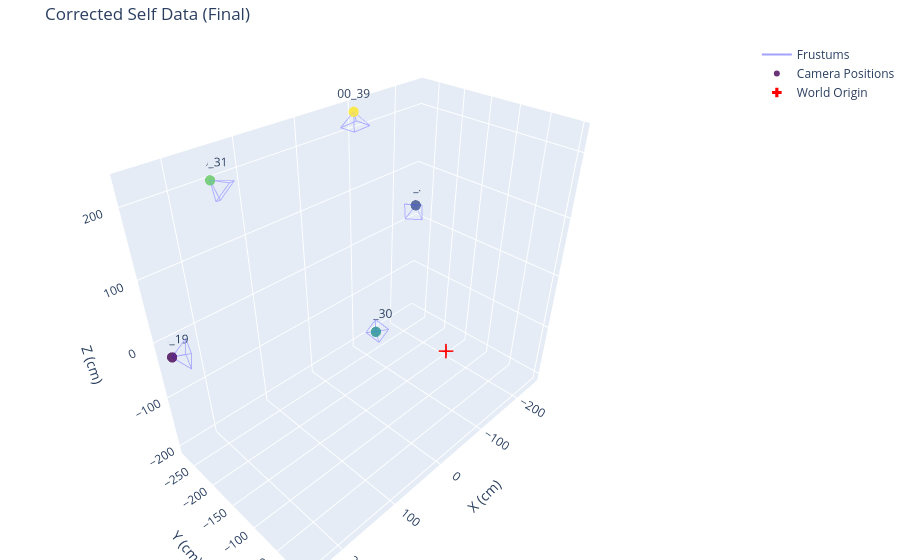

Notebook cell for this chart:
### Markdown cell above
### Convert "self" calib to "panoptic" calib

### Code cell
import json
import numpy as np
import plotly.graph_objects as go
import plotly.offline as pyo

# 1. INITIALIZE NOTEBOOK MODE
pyo.init_notebook_mode(connected=True)

# ---------------------------------------------------------
# VISUALIZATION FUNCTION
# ---------------------------------------------------------
def visualize_cameras(extrinsic_matrices, Title="", scale=200.0, labels=None):
    fig = go.Figure()
    all_x, all_y, all_z = [], [], []
    cam_centers = []
    
    if labels is None:
        plot_labels = [f"Cam {i}" for i in range(len(extrinsic_matrices))]
    else:
        plot_labels = labels

    for i in range(len(extrinsic_matrices)):
        E = extrinsic_matrices[i]
        R = E[:3, :3]
        t = E[:3, 3]
        
        # Camera center in world coordinates: C = -R^T * t
        C = -R.T @ t
        
        # Camera-to-World matrix
        C_to_W = np.eye(4)
        C_to_W[:3, :3] = R.T
        C_to_W[:3, 3] = C
        cam_pos = C_to_W[:3, 3]
        cam_centers.append(cam_pos)
        
        # Frustum Calculation
        s = scale
        corners_cam = np.array([
            [0, 0, 0],          
            [-s, -s, s*1.5],    
            [s, -s, s*1.5],     
            [s, s, s*1.5],      
            [-s, s, s*1.5],     
        ])
        
        corners_homo = np.hstack([corners_cam, np.ones((5, 1))])
        p = (C_to_W @ corners_homo.T).T[:, :3]
        
        indices = [0, 1, 2, 0, 2, 3, 0, 3, 4, 0, 4, 1, 1, 2, 3, 4, 1]
        for idx in indices:
            all_x.append(p[idx, 0]); all_y.append(p[idx, 1]); all_z.append(p[idx, 2])
        all_x.append(None); all_y.append(None); all_z.append(None)

    # Frustums
    fig.add_trace(go.Scatter3d(
        x=all_x, y=all_y, z=all_z,
        mode='lines',
        line=dict(color='rgba(100, 100, 255, 0.6)', width=2),
        name='Frustums',
        hoverinfo='none'
    ))

    # Camera Positions
    cam_centers = np.array(cam_centers)
    fig.add_trace(go.Scatter3d(
        x=cam_centers[:, 0], y=cam_centers[:, 1], z=cam_centers[:, 2],
        mode='markers+text',
        marker=dict(size=6, color=np.arange(len(extrinsic_matrices)), colorscale='Viridis', opacity=0.8),
        text=plot_labels,
        textposition="top center",
        name='Camera Positions'
    ))

    # Origin
    fig.add_trace(go.Scatter3d(
        x=[0], y=[0], z=[0],
        mode='markers',
        marker=dict(size=8, color='red', symbol='cross'),
        name='World Origin'
    ))

    fig.update_layout(
        scene=dict(xaxis_title='X (cm)', yaxis_title='Y (cm)', zaxis_title='Z (cm)', aspectmode='data'),
        margin=dict(l=0, r=0, b=0, t=40),
        title=f"{Title}"
    )
    
    fig.show()

# ---------------------------------------------------------
# DATA CONVERSION LOGIC
# ---------------------------------------------------------
# Ensure 'json_data_self' is loaded before running this cell
data = json.loads(json_data_self)

extrinsics = []
names = []
converted_cameras = []

# TRANSFORMATION MATRICES
R_fix_axes = np.array([
    [1,  0,  0],
    [0, -1,  0],
    [0,  0, -1]
])

R_z_flip = np.array([
    [-1,  0,  0],
    [ 0, -1,  0],
    [ 0,  0,  1]
])

# Defines the "Sideways" flip (Rotate 180 around Z) you added in logic
R_sideways_4x4 = np.array([
    [-1,  0,  0, 0],  
    [ 0, -1,  0, 0],  
    [ 0,  0,  1, 0], 
    [ 0,  0,  0, 1]
])

# Global R calculation
R_global = R_z_flip @ R_fix_axes

for cam in data['cameras']:
    R_raw = np.array(cam['R'])
    t_raw = np.array(cam['t']).flatten()
    
    # 1. Unit Conversion (mm -> cm)
    t_cm = t_raw / 10.0
    
    # 2. Apply Initial Orientation Fixes
    R_temp = R_global @ R_raw
    t_temp = R_global @ t_cm
    
    # 3. Create 4x4 Matrix
    E_temp = np.eye(4)
    E_temp[:3, :3] = R_temp
    E_temp[:3, 3] = t_temp
    
    # 4. Apply the Sideways flip (E_final = E_temp * R_sideways)
    # Note: Applying matrix on the right rotates the camera frame itself
    E_final = E_temp @ R_sideways_4x4

    # Extract new R and t from the final 4x4 matrix
    R_final = E_final[:3, :3]
    t_final = E_final[:3, 3]
    
    # Store for visualization
    extrinsics.append(E_final)
    names.append(cam.get('name', 'unknown'))
    
    # Store for JSON Export
    new_cam = cam.copy()
    new_cam['t'] = [[x] for x in t_final] # Panoptic expects list of lists [[x],[y],[z]]
    new_cam['R'] = R_final.tolist()
    converted_cameras.append(new_cam)

# ---------------------------------------------------------
# EXECUTE & SAVE
# ---------------------------------------------------------

# 1. Visualize
visualize_cameras(extrinsics, Title="Corrected Self Data (Final)", scale=15.0, labels=names)

# 2. Save to JSON File
final_json_structure = {"cameras": converted_cameras}
filename = "converted_camera_calibration.json"

with open(filename, 'w') as f:
    json.dump(final_json_structure, f, indent=4)

print(f"\nSuccessfully converted {len(converted_cameras)} cameras.")
print(f"File saved as: {filename}")

### Figure 1 — Plotly figure (JSON) as saved in the notebook; plotly's stock layout.template omitted (floating-point values rounded to 4 significant figures)
{"data": [{"hoverinfo": "none", "line": {"color": "rgba(100, 100, 255, 0.6)", "width": 2}, "mode": "lines", "name": "Frustums", "type": "scatter3d", "x": [246.9, 238.1, 234.0, 246.9, 234.0, 218.0, 246.9, 218.0, 222.2, 246.9, 222.2, 238.1, 238.1, 234.0, 218.0, 222.2, 238.1, null, -246.7, -237.3, -234.0, -246.7, -234.0, -218.2, -246.7, -218.2, -221.5, -246.7, -221.5, -237.3, -237.3, -234.0, -218.2, -221.5, -237.3, null, -147.3, -129.8, -154.8, -147.3, -154.8, -144.9, -147.3, -144.9, -119.9, -147.3, -119.9, -129.8, -129.8, -154.8, -144.9, -119.9, -129.8, null, 146.5, 126.8, 151.1, 146.5, 151.1, 142.9, 146.5, 142.9, 118.6, 146.5, 118.6, 126.8, 126.8, 151.1, 142.9, 118.6, 126.8, null, -100.1, -108.7, -81.84, -100.1, -81.84, -74.55, -100.1, -74.55, -101.4, -100.1, -101.4, -108.7, -108.7, -81.84, -74.55, -101.4, -108.7, null], "y": [-273.6, -248.3, -249.4, -273.6, -249.4, -274.6, -273.6, -274.6, -273.5, -273.6, -273.5, -248.3, -248.3, -249.4, -274.6, -273.5, -248.3, null, -273.7, -249.1, -249.0, -273.7, -249.0, -274.4, -273.7, -274.4, -274.6, -273.7, -274.6, -249.1, -249.1, -249.0, -274.4, -274.6, -249.1, null, -272.9, -247.4, -247.2, -272.9, -247.2, -271.1, -272.9, -271.1, -271.3, -272.9, -271.3, -247.4, -247.4, -247.2, -271.1, -271.3, -247.4, null, -274.9, -251.1, -249.4, -274.9, -249.4, -274.8, -274.9, -274.8, -276.5, -274.9, -276.5, -251.1, -251.1, -249.4, -274.8, -276.5, -251.1, null, -273.9, -249.2, -249.1, -273.9, -249.1, -274.4, -273.9, -274.4, -274.4, -273.9, -274.4, -249.2, -249.2, -249.1, -274.4, -274.4, -249.2, null], "z": [-26.89, -11.43, -41.12, -26.89, -41.12, -38.0, -26.89, -38.0, -8.308, -26.89, -8.308, -11.43, -11.43, -41.12, -38.0, -8.308, -11.43, null, 26.32, 10.06, 39.87, 26.32, 39.87, 38.17, 26.32, 38.17, 8.366, 26.32, 8.366, 10.06, 10.06, 39.87, 38.17, 8.366, 10.06, null, -201.5, -202.4, -185.8, -201.5, -185.8, -170.7, -201.5, -170.7, -187.3, -201.5, -187.3, -202.4, -202.4, -185.8, -170.7, -187.3, -202.4, null, 199.8, 200.5, 182.9, 199.8, 182.9, 169.1, 199.8, 169.1, 186.7, 199.8, 186.7, 200.5, 200.5, 182.9, 169.1, 186.7, 200.5, null, 227.6, 211.2, 224.7, 227.6, 224.7, 210.2, 227.6, 210.2, 196.7, 227.6, 196.7, 211.2, 211.2, 224.7, 210.2, 196.7, 211.2, null]}, {"marker": {"color": [0, 1, 2, 3, 4], "colorscale": [[0, "#440154"], [0.1111, "#482878"], [0.2222, "#3e4989"], [0.3333, "#31688e"], [0.4444, "#26828e"], [0.5556, "#1f9e89"], [0.6667, "#35b779"], [0.7778, "#6ece58"], [0.8889, "#b5de2b"], [1, "#fde725"]], "opacity": 0.8, "size": 6}, "mode": "markers+text", "name": "Camera Positions", "text": ["00_19", "00_25", "00_30", "00_31", "00_39"], "textposition": "top center", "type": "scatter3d", "x": [246.9, -246.7, -147.3, 146.5, -100.1], "y": [-273.6, -273.7, -272.9, -274.9, -273.9], "z": [-26.89, 26.32, -201.5, 199.8, 227.6]}, {"marker": {"color": "red", "size": 8, "symbol": "cross"}, "mode": "markers", "name": "World Origin", "type": "scatter3d", "x": [0], "y": [0], "z": [0]}], "layout": {"margin": {"b": 0, "l": 0, "r": 0, "t": 40}, "scene": {"aspectmode": "data", "xaxis": {"title": {"text": "X (cm)"}}, "yaxis": {"title": {"text": "Y (cm)"}}, "zaxis": {"title": {"text": "Z (cm)"}}}, "title": {"text": "Corrected Self Data (Final)"}}}
